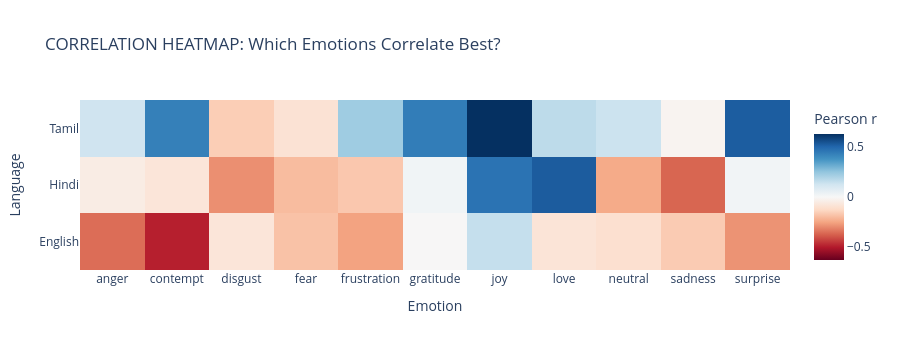

Write notebook code for a chart like this one.
### Code cell
# CORRELATION HEATMAP: Shows which emotions correlate best
fig = go.Figure()

all_data = []
emotions_list = []
languages_list = []

for lang, merged_df in [('English', merged_english), ('Hindi', merged_hindi), ('Tamil', merged_tamil)]:
    if merged_df is not None and len(merged_df) >= 3:
        row_corrs = []
        for emotion in EMOTION_LABELS:
            r, _ = stats.pearsonr(merged_df[emotion].values, merged_df[f'{emotion}_hist'].values)
            row_corrs.append(r)
        all_data.append(row_corrs)
        languages_list.append(lang)

fig.add_trace(go.Heatmap(
    z=all_data,
    x=EMOTION_LABELS,
    y=languages_list,
    colorscale='RdBu',
    zmid=0,
    colorbar=dict(title='Pearson r')
))

fig.update_layout(
    title='CORRELATION HEATMAP: Which Emotions Correlate Best?',
    height=350, template='plotly_white',
    xaxis_title='Emotion', yaxis_title='Language'
)
fig.show()

print("\nInterpretation:")
print("  +1.0 = Perfect positive correlation")
print("  -1.0 = Perfect negative correlation")
print("  0.0 = No correlation")
print("  Green = Positive correlation (text follows historical)")
print("  Red = Negative correlation (text opposes historical)")

### Figure 1 — Plotly figure (JSON) as saved in the notebook; plotly's stock layout.template omitted (floating-point values rounded to 4 significant figures)
{"data": [{"colorbar": {"title": {"text": "Pearson r"}}, "colorscale": [[0, "rgb(103,0,31)"], [0.1, "rgb(178,24,43)"], [0.2, "rgb(214,96,77)"], [0.3, "rgb(244,165,130)"], [0.4, "rgb(253,219,199)"], [0.5, "rgb(247,247,247)"], [0.6, "rgb(209,229,240)"], [0.7, "rgb(146,197,222)"], [0.8, "rgb(67,147,195)"], [0.9, "rgb(33,102,172)"], [1, "rgb(5,48,97)"]], "type": "heatmap", "x": ["anger", "contempt", "disgust", "fear", "frustration", "gratitude", "joy", "love", "neutral", "sadness", "surprise"], "y": ["English", "Hindi", "Tamil"], "z": [[-0.3545, -0.4913, -0.0788, -0.1841, -0.2551, -0.003808, 0.1497, -0.08531, -0.1033, -0.1631, -0.2856], [-0.05114, -0.07959, -0.292, -0.1989, -0.172, 0.02386, 0.4686, 0.5272, -0.2386, -0.368, 0.02079], [0.1288, 0.4308, -0.1569, -0.09303, 0.2264, 0.4409, 0.6303, 0.1653, 0.1358, -0.01793, 0.5251]], "zmid": 0}], "layout": {"height": 350, "title": {"text": "CORRELATION HEATMAP: Which Emotions Correlate Best?"}, "xaxis": {"title": {"text": "Emotion"}}, "yaxis": {"title": {"text": "Language"}}}}
